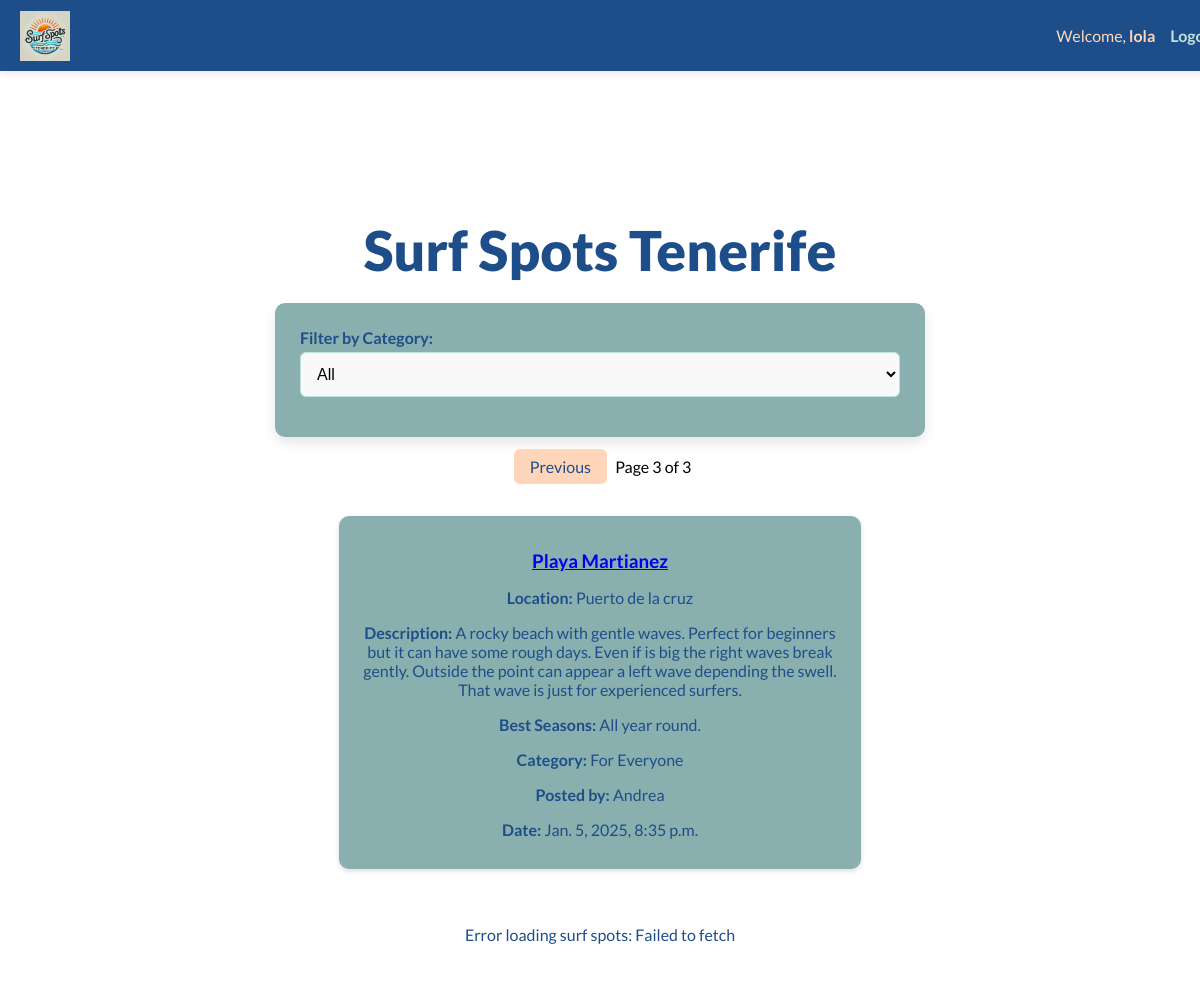
The page /users/home/?page=3 (signed in, upper part) on the database as committed earlier.
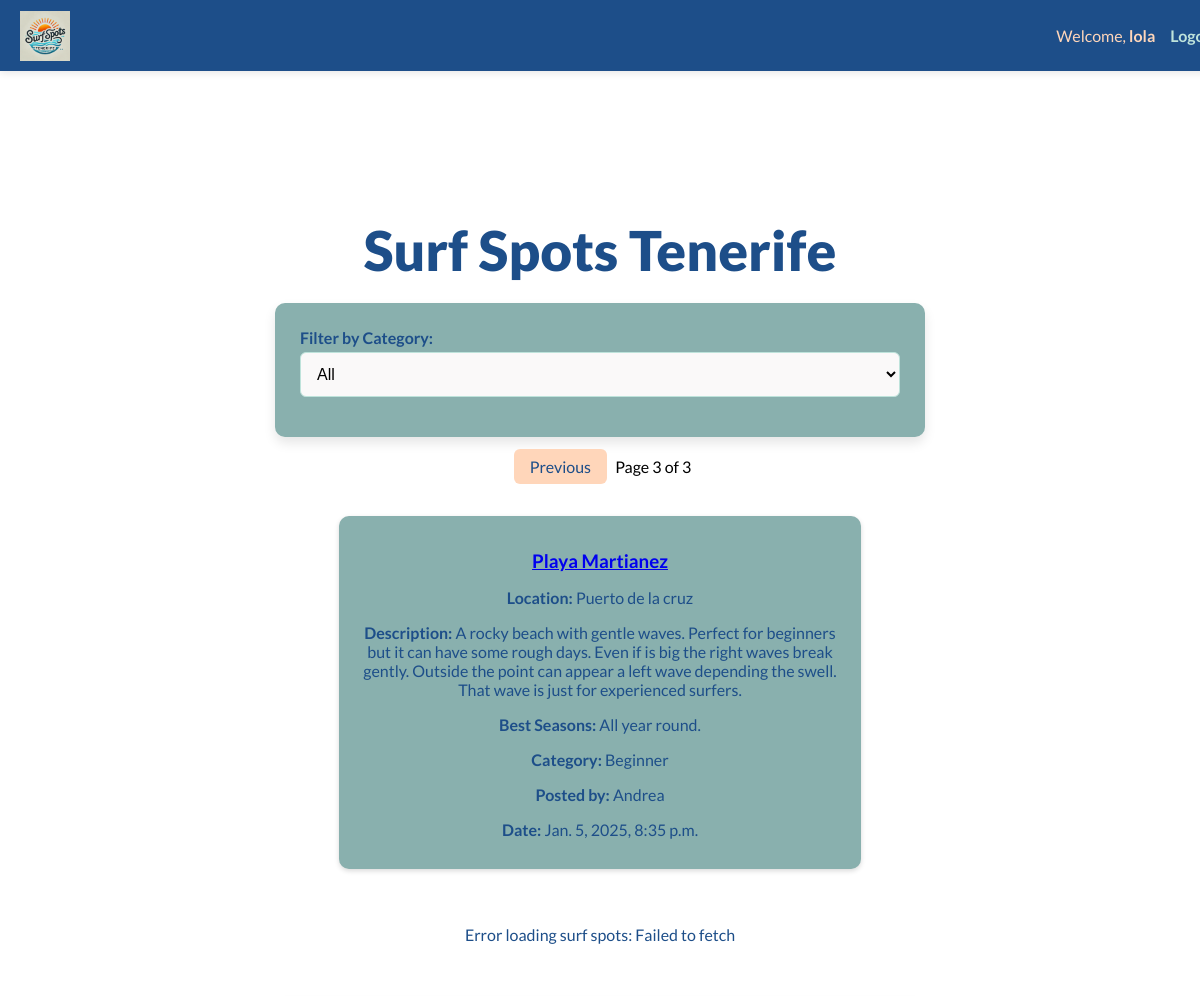
The same page on the database as committed later.
### users_account/models.py (models this page shows, shortened)
class SurfSpot(models.Model):
    CATEGORY_CHOICES = [
        ("Beginner", "Beginner"),
        ("Advanced", "Advanced"),
        ("For Everyone", "For Everyone"),
    ]
    title = models.CharField(max_length=50)
    location = models.CharField(max_length=50)
    description = models.TextField()
    best_seasons = models.CharField(max_length=300, blank=True, null=True)
    category = models.CharField(max_length=20, choices=CATEGORY_CHOICES, default="For Everyone") # New category field
    user = models.ForeignKey(settings.AUTH_USER_MODEL, on_delete=models.CASCADE)
    created_at = models.DateTimeField(auto_now_add=True)

class NovaUser(AbstractUser):
    pass

### users_account/views.py (the view)
# urls.py: path('home/', views.home_view, name='home'),
@login_required
def home_view(request):
    if request.method == 'POST':
        form = SurfSpotForm(request.POST)
        if form.is_valid():
            surf_spot = form.save(commit=False)
            surf_spot.user = request.user
            surf_spot.save()
            messages.success(request, "Surf spot created successfully!")
            return redirect('home')
        else:
            print(form.errors) #debugging
    else:
        form = SurfSpotForm()
    selected_category = request.GET.get('category')
    print(f"Raw selected category: {selected_category}")
    if selected_category:
        surf_spots_list = SurfSpot.objects.filter(category=selected_category).order_by('-created_at')
        print(f"Selected category: {selected_category}, Surf spots found: {surf_spots_list.count()}") #debugging
    else:
        surf_spots_list = SurfSpot.objects.all().order_by('-created_at')
        print(f"No category selected, Total surf spots: {surf_spots_list.count()}") #debugging
    paginator = Paginator(surf_spots_list, 5) # ensured that is set to 5
    page_number = request.GET.get('page')
    surf_spots = paginator.get_page(page_number)
    return render(request, 'users_account/home.html', {
        'form': form,
        'surf_spots': surf_spots,
        'selected_category': selected_category,
    })

### users_account/forms.py (shortened to what this page needs)
class SurfSpotForm(forms.ModelForm):
    class Meta:
        model = SurfSpot
        fields = ['title', 'location', 'description', 'best_seasons', 'category'] #new field
        widgets = {
            'category': forms.Select(attrs={'class': 'form-control'}),
        }

### users_account/templates/users_account/home.html (shortened to what this page needs)
{% extends 'base.html' %}
{% block content %}
<div class="main-content">
    <h1 class="main-title">Surf Spots Tenerife</h1>
    <form method="GET" action="{% url 'home' %}" class="category-filter-form">
        <label for="category">Filter by Category:</label>
        <select name="category" id="category" onchange="this.form.submit()">
            <option value="" {% if not selected_category %}selected{% endif %}>All</option>
        </select>
    </form>
    {% if surf_spots %}
    <div class="pagination">
        {% if surf_spots.has_previous %}
        <a
            href="?page={{ surf_spots.previous_page_number }}{% if selected_category %}&category={{ selected_category }}{% endif %}">Previous</a>
        {% endif %}
        <span>Page {{ surf_spots.number }} of {{ surf_spots.paginator.num_pages }}</span>
    </div>
    <div id="surf-spots-list">
        {% for spot in surf_spots %}
        <div class="surf-spot">
            <h3><a href="{% url 'surf_spot_detail' spot.id %}">{{ spot.title }}</a></h3>
            <p><strong>Location:</strong> {{ spot.location }}</p>
            <p><strong>Description:</strong> {{ spot.description }}</p>
            <p><strong>Best Seasons:</strong> {{ spot.best_seasons }}</p>
            <p><strong>Category:</strong> {{ spot.category }}</p>
            <p><strong>Posted by:</strong> {{ spot.user.username }}</p>
            <p><strong>Date:</strong> {{ spot.created_at }}</p>
        </div>
        {% endfor %}
    </div>
    {% else %}
    <p>No surf spots found for the selected category.</p>
    {% endif %}
</div>
{% endblock %}

Rows that differ between the two databases and show on the page:
changed SurfSpot "Playa Martianez": category "For Everyone" → "Beginner"
